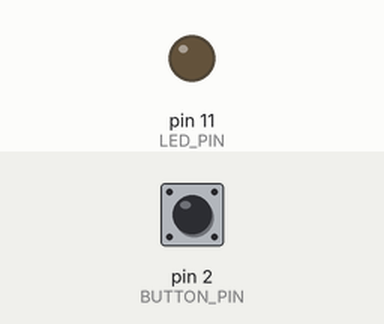
Recording of a sketch running on a simulated Arduino Uno, built with avr-gcc and run on an emulated ATmega328P. Parts: output pins drawn as LEDs (lit = HIGH). Dashed ring = blinking. The test bench sets the inputs (shaded band); at power-on: pin 2 (BUTTON_PIN) LOW.

Above: at 1.2 s.
1.3 s: pin 2 (BUTTON_PIN) pulled HIGH for 1 s
At 3.2 s:
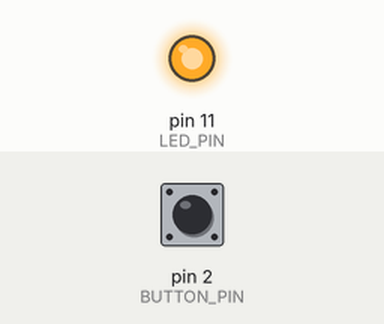
3.8 s: pin 2 (BUTTON_PIN) pulled HIGH for 3.2 s
At 4.1 s:
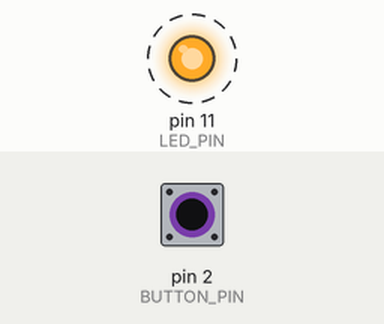
8.5 s: pin 2 (BUTTON_PIN) pulled HIGH for 0.25 s
At 9.3 s:
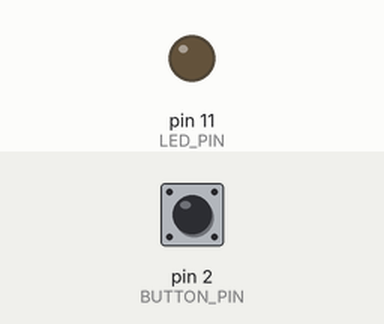
Timing chart, 0 to 11.5 s (numbered marks = the images above; inputs shaded):
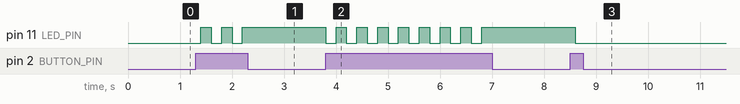

The sketch:

2A-LED-BUTTON_BLINK.ino
```cpp
#define LED_PIN 11
#define BUTTON_PIN 2
boolean buttonState = false;

// we want to TOGGLE ...
void setup() {
  // put your setup code here, to run once:
 // Serial.begin(9600);
  pinMode(LED_PIN, OUTPUT);
  pinMode(BUTTON_PIN, INPUT);

}

void loop() {
  // put your main code here, to run repeatedly:
  int buttonVal = digitalRead(BUTTON_PIN);
  //Serial.println(buttonVal);
  if (buttonVal == HIGH) {
    buttonState = !buttonState; //switch button state
  }

  if (buttonState == true) {
    digitalWrite(LED_PIN, HIGH);
  }
  else {
    digitalWrite(LED_PIN, LOW);
  }
  //small delay  -why?
  delay (200);


}

// what happens if we keep on pressing -- it blinks -- so we need to fix...
```

Measured:
- after the input at 1.3 s, pin 11 (LED_PIN): alternates HIGH for 0.20 s and LOW for 0.20 s, 5 changes in all, then stays HIGH, starting after 0.10 s
- after the input at 3.8 s, pin 11 (LED_PIN): alternates HIGH for 0.20 s and LOW for 0.20 s, 16 changes in all, then stays HIGH, starting at once
- after the input at 8.5 s, pin 11 (LED_PIN): HIGH → LOW after 0.10 s
